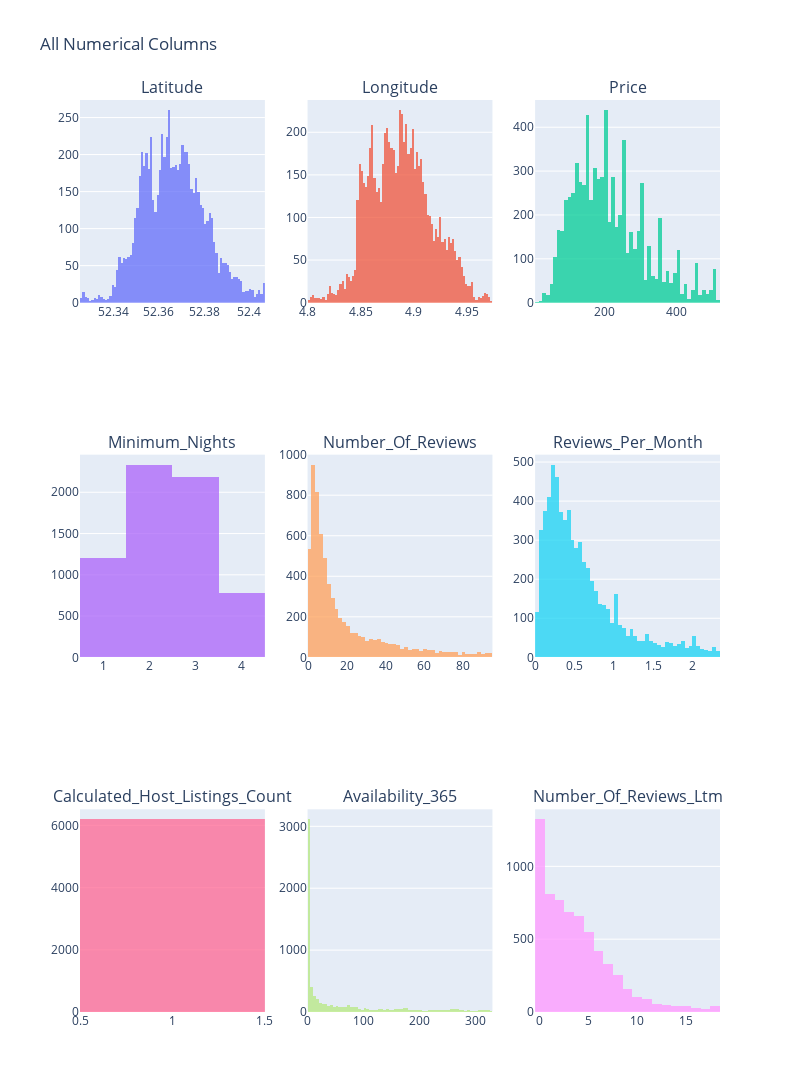

Notebook code for this chart:
### Code cell
Muti_hist_plot(df.drop(["id" , "host_id"] , axis = 1 ))

### Figure 1 — Plotly figure (JSON) as saved in the notebook; plotly's stock layout.template omitted (floating-point values rounded to 4 significant figures; data arrays with more than 128 entries replaced by an {"elided": "..."} marker saying what was removed)
{"data": [{"name": "Latitude", "opacity": 0.75, "showlegend": false, "type": "histogram", "x": {"elided": "7637 float values"}, "xaxis": "x", "yaxis": "y"}, {"name": "Longitude", "opacity": 0.75, "showlegend": false, "type": "histogram", "x": {"elided": "7637 float values"}, "xaxis": "x2", "yaxis": "y2"}, {"name": "Price", "opacity": 0.75, "showlegend": false, "type": "histogram", "x": {"elided": "7637 int values"}, "xaxis": "x3", "yaxis": "y3"}, {"name": "Minimum_Nights", "opacity": 0.75, "showlegend": false, "type": "histogram", "x": {"elided": "7637 int values"}, "xaxis": "x4", "yaxis": "y4"}, {"name": "Number_Of_Reviews", "opacity": 0.75, "showlegend": false, "type": "histogram", "x": {"elided": "7637 int values"}, "xaxis": "x5", "yaxis": "y5"}, {"name": "Reviews_Per_Month", "opacity": 0.75, "showlegend": false, "type": "histogram", "x": {"elided": "7637 float values"}, "xaxis": "x6", "yaxis": "y6"}, {"name": "Calculated_Host_Listings_Count", "opacity": 0.75, "showlegend": false, "type": "histogram", "x": {"elided": "7637 int values"}, "xaxis": "x7", "yaxis": "y7"}, {"name": "Availability_365", "opacity": 0.75, "showlegend": false, "type": "histogram", "x": {"elided": "7637 int values"}, "xaxis": "x8", "yaxis": "y8"}, {"name": "Number_Of_Reviews_Ltm", "opacity": 0.75, "showlegend": false, "type": "histogram", "x": {"elided": "7637 int values"}, "xaxis": "x9", "yaxis": "y9"}], "layout": {"annotations": [{"font": {"size": 16}, "showarrow": false, "text": "Latitude", "x": 0.1444, "xanchor": "center", "xref": "paper", "y": 1, "yanchor": "bottom", "yref": "paper"}, {"font": {"size": 16}, "showarrow": false, "text": "Longitude", "x": 0.5, "xanchor": "center", "xref": "paper", "y": 1, "yanchor": "bottom", "yref": "paper"}, {"font": {"size": 16}, "showarrow": false, "text": "Price", "x": 0.8556, "xanchor": "center", "xref": "paper", "y": 1, "yanchor": "bottom", "yref": "paper"}, {"font": {"size": 16}, "showarrow": false, "text": "Minimum_Nights", "x": 0.1444, "xanchor": "center", "xref": "paper", "y": 0.6111, "yanchor": "bottom", "yref": "paper"}, {"font": {"size": 16}, "showarrow": false, "text": "Number_Of_Reviews", "x": 0.5, "xanchor": "center", "xref": "paper", "y": 0.6111, "yanchor": "bottom", "yref": "paper"}, {"font": {"size": 16}, "showarrow": false, "text": "Reviews_Per_Month", "x": 0.8556, "xanchor": "center", "xref": "paper", "y": 0.6111, "yanchor": "bottom", "yref": "paper"}, {"font": {"size": 16}, "showarrow": false, "text": "Calculated_Host_Listings_Count", "x": 0.1444, "xanchor": "center", "xref": "paper", "y": 0.2222, "yanchor": "bottom", "yref": "paper"}, {"font": {"size": 16}, "showarrow": false, "text": "Availability_365", "x": 0.5, "xanchor": "center", "xref": "paper", "y": 0.2222, "yanchor": "bottom", "yref": "paper"}, {"font": {"size": 16}, "showarrow": false, "text": "Number_Of_Reviews_Ltm", "x": 0.8556, "xanchor": "center", "xref": "paper", "y": 0.2222, "yanchor": "bottom", "yref": "paper"}], "height": 1200, "title": {"text": "All Numerical Columns"}, "width": 800, "xaxis": {"anchor": "y", "autorange": true, "domain": [0, 0.2889], "range": [52.33, 52.41], "type": "linear"}, "xaxis2": {"anchor": "y2", "autorange": true, "domain": [0.3556, 0.6444], "range": [4.8, 4.974], "type": "linear"}, "xaxis3": {"anchor": "y3", "autorange": true, "domain": [0.7111, 1], "range": [9.5, 519.5], "type": "linear"}, "xaxis4": {"anchor": "y4", "autorange": true, "domain": [0, 0.2889], "range": [0.5, 4.5], "type": "linear"}, "xaxis5": {"anchor": "y5", "autorange": true, "domain": [0.3556, 0.6444], "range": [-0.5, 95.5], "type": "linear"}, "xaxis6": {"anchor": "y6", "autorange": true, "domain": [0.7111, 1], "range": [9.021e-17, 2.35], "type": "linear"}, "xaxis7": {"anchor": "y7", "autorange": true, "domain": [0, 0.2889], "range": [0.5, 1.5], "type": "linear"}, "xaxis8": {"anchor": "y8", "autorange": true, "domain": [0.3556, 0.6444], "range": [-0.5, 329.5], "type": "linear"}, "xaxis9": {"anchor": "y9", "autorange": true, "domain": [0.7111, 1], "range": [-0.5, 18.5], "type": "linear"}, "yaxis": {"anchor": "x", "autorange": true, "domain": [0.7778, 1], "range": [0, 273.7]}, "yaxis2": {"anchor": "x2", "autorange": true, "domain": [0.7778, 1], "range": [0, 237.9]}, "yaxis3": {"anchor": "x3", "autorange": true, "domain": [0.7778, 1], "range": [0, 462.1]}, "yaxis4": {"anchor": "x4", "autorange": true, "domain": [0.3889, 0.6111], "range": [0, 2456.0]}, "yaxis5": {"anchor": "x5", "autorange": true, "domain": [0.3889, 0.6111], "range": [0, 1000]}, "yaxis6": {"anchor": "x6", "autorange": true, "domain": [0.3889, 0.6111], "range": [0, 518.9]}, "yaxis7": {"anchor": "x7", "autorange": true, "domain": [0, 0.2222], "range": [0, 6516.0]}, "yaxis8": {"anchor": "x8", "autorange": true, "domain": [0, 0.2222], "range": [0, 3275.0]}, "yaxis9": {"anchor": "x9", "autorange": true, "domain": [0, 0.2222], "range": [0, 1392.0]}}}
